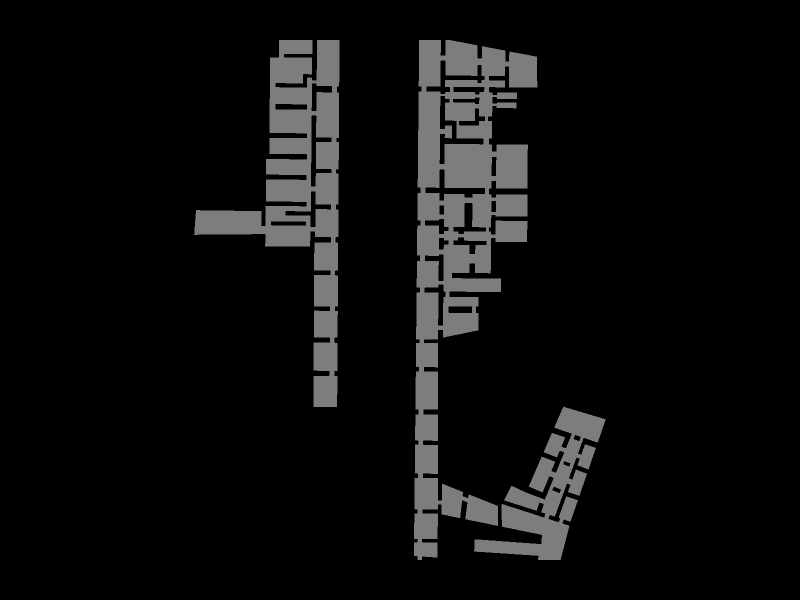

Notebook code cell kept with this figure:
### Code cell
# Visualize Geometry
Topology.Show(floorplan,
              camera=[0,0,6],
              showVertices=False,
              backgroundColor="black",
              width=800,
              height=600,
              renderer=renderer)

### Figure 1 — Plotly figure (JSON) as saved in the notebook; plotly's stock layout.template omitted (floating-point values rounded to 4 significant figures; data arrays with more than 128 entries replaced by an {"elided": "..."} marker saying what was removed)
{"data": [{"hoverinfo": "text", "legendgroup": "2", "legendrank": 2, "line": {"color": "black", "dash": "solid", "width": 1}, "marker": {"size": 0}, "mode": "lines", "name": "1: Untitled (Edges)", "showlegend": false, "text": "", "type": "scatter3d", "x": {"elided": "1911 float values"}, "y": {"elided": "1911 float values"}, "z": {"elided": "1911 int values"}}, {"cmax": 1, "cmin": 0, "color": "#FAFAFA", "colorscale": [[0, "#440154"], [0.1111, "#482878"], [0.2222, "#3e4989"], [0.3333, "#31688e"], [0.4444, "#26828e"], [0.5556, "#1f9e89"], [0.6667, "#35b779"], [0.7778, "#6ece58"], [0.8889, "#b5de2b"], [1, "#fde725"]], "flatshading": true, "hoverinfo": "text", "hovertext": "", "i": {"elided": "683 int values"}, "j": {"elided": "683 int values"}, "k": {"elided": "683 int values"}, "legendgroup": "3", "legendrank": 3, "lighting": {"facenormalsepsilon": 0}, "name": "1: Untitled (Faces)", "opacity": 0.5, "showlegend": false, "showscale": false, "text": "", "type": "mesh3d", "x": {"elided": "637 float values"}, "y": {"elided": "637 float values"}, "z": {"elided": "637 int values"}}], "layout": {"autosize": true, "height": 600, "margin": {"b": 40, "l": 40, "r": 40, "t": 40}, "paper_bgcolor": "#000000", "plot_bgcolor": "#000000", "scene": {"aspectmode": "data", "camera": {"center": {"x": 0, "y": 0, "z": 0}, "eye": {"x": 0, "y": 0, "z": 6}, "projection": {"type": "perspective"}, "up": {"x": 0, "y": 1, "z": 0}}, "xaxis": {"visible": false}, "yaxis": {"visible": false}, "zaxis": {"visible": false}}, "showlegend": true, "width": 800, "xaxis": {"showgrid": false, "visible": false, "zeroline": false}, "yaxis": {"showgrid": false, "visible": false, "zeroline": false}}}
